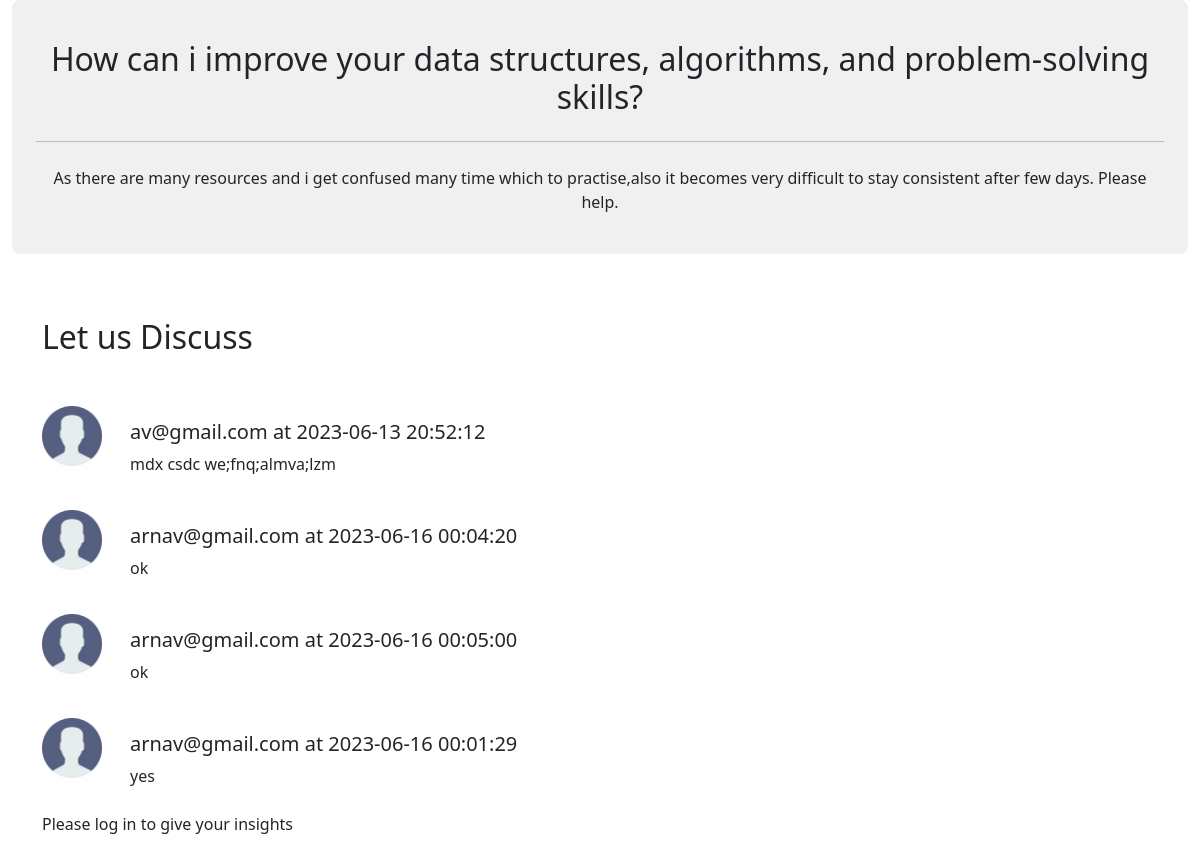
Screenshot of /comments.php?threadid=1 with the database file from the repository.
### tables this page shows
CREATE TABLE IF NOT EXISTS `threads` (
  `thread_id` int NOT NULL AUTO_INCREMENT,
  `thread_title` varchar(300) NOT NULL,
  `thread_desc` text NOT NULL,
  `thread_user_id` int NOT NULL,
  `thread_cat_id` int NOT NULL,
  `timestamp` datetime NOT NULL DEFAULT CURRENT_TIMESTAMP,
  PRIMARY KEY (`thread_id`)
);

CREATE TABLE IF NOT EXISTS `comments` (
  `comment_id` int NOT NULL AUTO_INCREMENT,
  `comment_content` text NOT NULL,
  `timestamp` datetime NOT NULL DEFAULT CURRENT_TIMESTAMP,
  `thread_id` int NOT NULL,
  `user_id` int NOT NULL,
  PRIMARY KEY (`comment_id`)
);

CREATE TABLE IF NOT EXISTS `loginid` (
  `login_id` int NOT NULL AUTO_INCREMENT,
  `email` varchar(100) NOT NULL,
  `password` varchar(2000) NOT NULL,
  `timestamp` datetime NOT NULL DEFAULT CURRENT_TIMESTAMP,
  PRIMARY KEY (`login_id`)
);

### comments.php (the view, shortened to what this page needs)
<!doctype html>
<html lang="en">
<head>
    <link href="https://cdn.jsdelivr.net/npm/bootstrap@5.3.0/dist/css/bootstrap.min.css" rel="stylesheet"
>
</head>
<body>
    <?php
    $id=$_GET['threadid'];
    $sql="SELECT * FROM `threads` WHERE thread_id=$id";
    $result=mysqli_query($conn,$sql);
            while($row=mysqli_fetch_assoc($result)){
              $title=$row['thread_title'];
              $desc=$row['thread_desc'];}
?>
    <div class="container-fluid">
        <div class="p-4 shadow-4 rounded-3" style="background-color: hsl(0, 0%, 94%);">
            <div class="text-center">
                <p>
                <h2><?php echo $title;?></h2>
                </p>
                <hr class="my-4" />
                <p>
                    <?php
  echo $desc;
  ?>
                </p>
            </div>
        </div>
    </div>
    <br>
    <br>
    <div class="container" id="ques">
        <?php
    $id=$_GET['threadid'];
    $sql="SELECT * FROM `comments` WHERE thread_id=$id";
    $result=mysqli_query($conn,$sql);
    $row=mysqli_num_rows($result);
    if($row>0){
      echo '<h2 class="py-3">Let us Discuss</h2>  ';
}
            while($row=mysqli_fetch_assoc($result)){
              $comment=$row['comment_content'];
              $timestamp=$row['timestamp'];
              $t_u_id=$row['user_id'];
              $sql1="SELECT email FROM loginid WHERE login_id='$t_u_id'";
              $result1=mysqli_query($conn,$sql1);
              $row2=mysqli_fetch_assoc($result1);
               echo' <div class="d-flex align-items-center my-4">
                      <div class="flex-shrink-0">
                        <img src="user.png" alt="..." width="60px">
                      </div>
                      <div class="flex-grow-1 ms-3">
                      <br>
                      <div class="container">
                      <h5> <p class="font-weight-bold my-0">'.$row2['email'].' at '.$timestamp.'</p></h5>
                       '.$comment.'
                      <br>
                      </div>
                      </div>
                    </div>'
              ;
            }
if(isset($_SESSION['loggedin']) && $_SESSION['loggedin']==true){
echo '
    <form action="'.$_SERVER["REQUEST_URI"].'" method="post">
  <div class="mb-3">
    <label for="comment" class="form-label">Do you like to comment?</label>
    <textarea class="form-control" id="comment" name="comment"></textarea>
  </div>
  <input type="hidden" name="login_id" value="'.$_SESSION["login_id"].'">
  <button type="submit" class="btn btn-primary">Submit</button>
</form>
<br>
<br>
';
}
else{
  echo '
  Please log in to give your insights<br>';
}
?>
        </div>
        <br>
</body>
</html>

### comments.php (style rules this page uses)
#ques { min-height: 433px; }

### rows the page displays
threads: thread_title "How can i improve your data structures, algorithms, and problem-solving skills?", thread_desc "As there are many resources and i get confused many time which to practise,also it becomes very difficult to stay consistent after few days. Please help."
comments: user.email "av@gmail.com", timestamp "2023-06-13 20:52:12", comment_content "mdx csdc we;fnq;almva;lzm"
comments: user.email "arnav@gmail.com", timestamp "2023-06-16 00:04:20", comment_content "ok"
comments: user.email "arnav@gmail.com", timestamp "2023-06-16 00:05:00", comment_content "ok"
comments: user.email "arnav@gmail.com", timestamp "2023-06-16 00:01:29", comment_content "yes"
